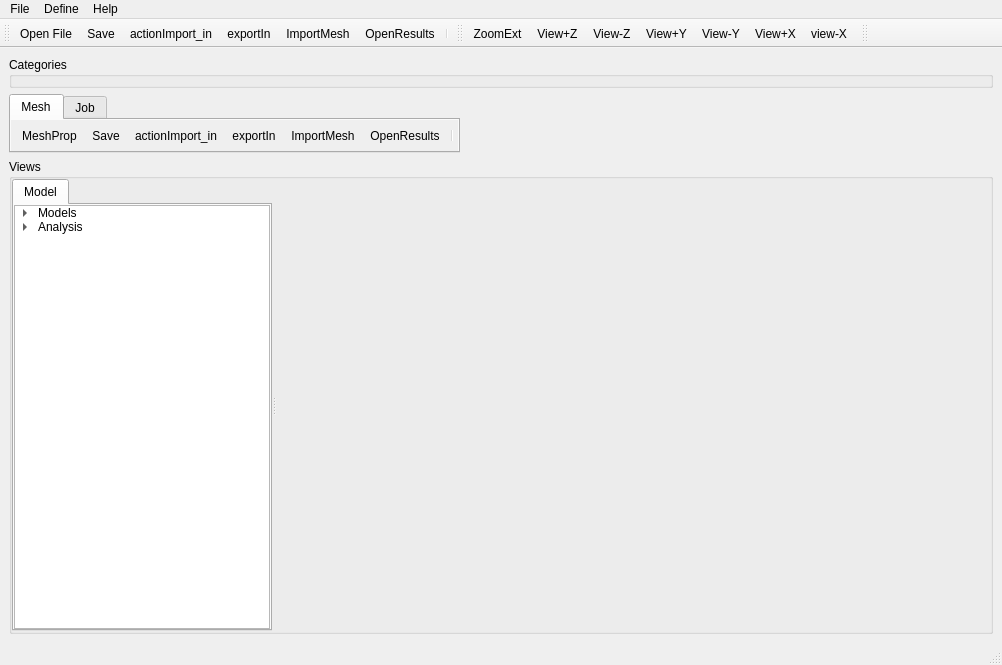
<?xml version="1.0" encoding="UTF-8"?>
<ui version="4.0">
 <class>SimpleView</class>
 <widget class="QMainWindow" name="SimpleView">
  <property name="geometry">
   <rect>
    <x>0</x>
    <y>0</y>
    <width>1002</width>
    <height>665</height>
   </rect>
  </property>
  <property name="palette">
   <palette>
    <active>
     <colorrole role="Light">
      <brush brushstyle="SolidPattern">
       <color alpha="255">
        <red>240</red>
        <green>240</green>
        <blue>240</blue>
       </color>
      </brush>
     </colorrole>
    </active>
    <inactive>
     <colorrole role="Light">
      <brush brushstyle="SolidPattern">
       <color alpha="255">
        <red>240</red>
        <green>240</green>
        <blue>240</blue>
       </color>
      </brush>
     </colorrole>
    </inactive>
    <disabled>
     <colorrole role="Light">
      <brush brushstyle="SolidPattern">
       <color alpha="255">
        <red>240</red>
        <green>240</green>
        <blue>240</blue>
       </color>
      </brush>
     </colorrole>
    </disabled>
   </palette>
  </property>
  <property name="windowTitle">
   <string>FluxSolCAE 0.0.1 64-bit</string>
  </property>
  <property name="windowIcon">
   <iconset resource="Icons/icons.qrc">
    <normaloff>:/Icons/cae.png</normaloff>:/Icons/cae.png</iconset>
  </property>
  <property name="iconSize">
   <size>
    <width>22</width>
    <height>22</height>
   </size>
  </property>
  <widget class="QWidget" name="centralwidget">
   <layout class="QGridLayout" name="gridLayout">
    <item row="1" column="0">
     <widget class="QGroupBox" name="groupBox">
      <property name="title">
       <string>Categories</string>
      </property>
     </widget>
    </item>
    <item row="3" column="0">
     <widget class="QGroupBox" name="groupBoxGraph">
      <property name="sizePolicy">
       <sizepolicy hsizetype="Expanding" vsizetype="Expanding">
        <horstretch>1</horstretch>
        <verstretch>1</verstretch>
       </sizepolicy>
      </property>
      <property name="title">
       <string>Views</string>
      </property>
      <layout class="QVBoxLayout">
       <property name="spacing">
        <number>0</number>
       </property>
       <property name="leftMargin">
        <number>0</number>
       </property>
       <property name="topMargin">
        <number>0</number>
       </property>
       <property name="rightMargin">
        <number>0</number>
       </property>
       <property name="bottomMargin">
        <number>0</number>
       </property>
       <item>
        <widget class="QSplitter" name="splitter">
         <property name="layoutDirection">
          <enum>Qt::LeftToRight</enum>
         </property>
         <property name="orientation">
          <enum>Qt::Horizontal</enum>
         </property>
         <widget class="QTabWidget" name="tabWidget">
          <property name="currentIndex">
           <number>0</number>
          </property>
          <widget class="QTreeWidget" name="ModelTree">
           <property name="headerHidden">
            <bool>true</bool>
           </property>
           <attribute name="title">
            <string>Model</string>
           </attribute>
           <column>
            <property name="text">
             <string notr="true">2</string>
            </property>
           </column>
           <item>
            <property name="text">
             <string>Models</string>
            </property>
            <item>
             <property name="text">
              <string>Model-1</string>
             </property>
             <item>
              <property name="text">
               <string>Parts</string>
              </property>
              <property name="icon">
               <iconset resource="Icons/icons.qrc">
                <normaloff>:/Icons/parts.png</normaloff>:/Icons/parts.png</iconset>
              </property>
             </item>
             <item>
              <property name="text">
               <string>Materials</string>
              </property>
              <property name="icon">
               <iconset resource="Icons/icons.qrc">
                <normaloff>:/Icons/Materials.png</normaloff>:/Icons/Materials.png</iconset>
              </property>
             </item>
             <item>
              <property name="text">
               <string>BCs</string>
              </property>
             </item>
            </item>
           </item>
           <item>
            <property name="text">
             <string>Analysis</string>
            </property>
            <item>
             <property name="text">
              <string>Jobs</string>
             </property>
             <property name="icon">
              <iconset resource="Icons/icons.qrc">
               <normaloff>:/Icons/Job.png</normaloff>:/Icons/Job.png</iconset>
             </property>
            </item>
           </item>
          </widget>
         </widget>
         <widget class="QVTKWidget" name="qvtkWidget" native="true">
          <property name="sizePolicy">
           <sizepolicy hsizetype="Expanding" vsizetype="Expanding">
            <horstretch>1</horstretch>
            <verstretch>1</verstretch>
           </sizepolicy>
          </property>
          <property name="minimumSize">
           <size>
            <width>300</width>
            <height>300</height>
           </size>
          </property>
         </widget>
        </widget>
       </item>
      </layout>
     </widget>
    </item>
    <item row="2" column="0">
     <widget class="QTabWidget" name="tabWidget_2">
      <property name="sizePolicy">
       <sizepolicy hsizetype="Fixed" vsizetype="Expanding">
        <horstretch>0</horstretch>
        <verstretch>0</verstretch>
       </sizepolicy>
      </property>
      <property name="baseSize">
       <size>
        <width>6</width>
        <height>14</height>
       </size>
      </property>
      <property name="palette">
       <palette>
        <active>
         <colorrole role="Light">
          <brush brushstyle="SolidPattern">
           <color alpha="255">
            <red>240</red>
            <green>240</green>
            <blue>240</blue>
           </color>
          </brush>
         </colorrole>
         <colorrole role="BrightText">
          <brush brushstyle="SolidPattern">
           <color alpha="255">
            <red>240</red>
            <green>240</green>
            <blue>240</blue>
           </color>
          </brush>
         </colorrole>
         <colorrole role="Base">
          <brush brushstyle="SolidPattern">
           <color alpha="255">
            <red>240</red>
            <green>240</green>
            <blue>240</blue>
           </color>
          </brush>
         </colorrole>
         <colorrole role="HighlightedText">
          <brush brushstyle="SolidPattern">
           <color alpha="255">
            <red>240</red>
            <green>240</green>
            <blue>240</blue>
           </color>
          </brush>
         </colorrole>
         <colorrole role="AlternateBase">
          <brush brushstyle="SolidPattern">
           <color alpha="255">
            <red>240</red>
            <green>240</green>
            <blue>240</blue>
           </color>
          </brush>
         </colorrole>
         <colorrole role="NoRole">
          <brush brushstyle="SolidPattern">
           <color alpha="255">
            <red>239</red>
            <green>239</green>
            <blue>239</blue>
           </color>
          </brush>
         </colorrole>
        </active>
        <inactive>
         <colorrole role="Light">
          <brush brushstyle="SolidPattern">
           <color alpha="255">
            <red>240</red>
            <green>240</green>
            <blue>240</blue>
           </color>
          </brush>
         </colorrole>
         <colorrole role="BrightText">
          <brush brushstyle="SolidPattern">
           <color alpha="255">
            <red>240</red>
            <green>240</green>
            <blue>240</blue>
           </color>
          </brush>
         </colorrole>
         <colorrole role="Base">
          <brush brushstyle="SolidPattern">
           <color alpha="255">
            <red>240</red>
            <green>240</green>
            <blue>240</blue>
           </color>
          </brush>
         </colorrole>
         <colorrole role="HighlightedText">
          <brush brushstyle="SolidPattern">
           <color alpha="255">
            <red>240</red>
            <green>240</green>
            <blue>240</blue>
           </color>
          </brush>
         </colorrole>
         <colorrole role="AlternateBase">
          <brush brushstyle="SolidPattern">
           <color alpha="255">
            <red>240</red>
            <green>240</green>
            <blue>240</blue>
           </color>
          </brush>
         </colorrole>
         <colorrole role="NoRole">
          <brush brushstyle="SolidPattern">
           <color alpha="255">
            <red>239</red>
            <green>239</green>
            <blue>239</blue>
           </color>
          </brush>
         </colorrole>
        </inactive>
        <disabled>
         <colorrole role="Light">
          <brush brushstyle="SolidPattern">
           <color alpha="255">
            <red>240</red>
            <green>240</green>
            <blue>240</blue>
           </color>
          </brush>
         </colorrole>
         <colorrole role="BrightText">
          <brush brushstyle="SolidPattern">
           <color alpha="255">
            <red>240</red>
            <green>240</green>
            <blue>240</blue>
           </color>
          </brush>
         </colorrole>
         <colorrole role="Base">
          <brush brushstyle="SolidPattern">
           <color alpha="255">
            <red>240</red>
            <green>240</green>
            <blue>240</blue>
           </color>
          </brush>
         </colorrole>
         <colorrole role="HighlightedText">
          <brush brushstyle="SolidPattern">
           <color alpha="255">
            <red>240</red>
            <green>240</green>
            <blue>240</blue>
           </color>
          </brush>
         </colorrole>
         <colorrole role="AlternateBase">
          <brush brushstyle="SolidPattern">
           <color alpha="255">
            <red>240</red>
            <green>240</green>
            <blue>240</blue>
           </color>
          </brush>
         </colorrole>
         <colorrole role="NoRole">
          <brush brushstyle="SolidPattern">
           <color alpha="255">
            <red>239</red>
            <green>239</green>
            <blue>239</blue>
           </color>
          </brush>
         </colorrole>
        </disabled>
       </palette>
      </property>
      <property name="focusPolicy">
       <enum>Qt::TabFocus</enum>
      </property>
      <property name="autoFillBackground">
       <bool>true</bool>
      </property>
      <property name="currentIndex">
       <number>0</number>
      </property>
      <property name="usesScrollButtons">
       <bool>false</bool>
      </property>
      <property name="tabsClosable">
       <bool>false</bool>
      </property>
      <widget class="QToolBar" name="toolBar_2">
       <property name="sizePolicy">
        <sizepolicy hsizetype="Fixed" vsizetype="Fixed">
         <horstretch>0</horstretch>
         <verstretch>0</verstretch>
        </sizepolicy>
       </property>
       <property name="palette">
        <palette>
         <active>
          <colorrole role="Light">
           <brush brushstyle="SolidPattern">
            <color alpha="255">
             <red>240</red>
             <green>240</green>
             <blue>240</blue>
            </color>
           </brush>
          </colorrole>
          <colorrole role="Base">
           <brush brushstyle="SolidPattern">
            <color alpha="255">
             <red>240</red>
             <green>240</green>
             <blue>240</blue>
            </color>
           </brush>
          </colorrole>
          <colorrole role="NoRole">
           <brush brushstyle="SolidPattern">
            <color alpha="255">
             <red>240</red>
             <green>240</green>
             <blue>240</blue>
            </color>
           </brush>
          </colorrole>
         </active>
         <inactive>
          <colorrole role="Light">
           <brush brushstyle="SolidPattern">
            <color alpha="255">
             <red>240</red>
             <green>240</green>
             <blue>240</blue>
            </color>
           </brush>
          </colorrole>
          <colorrole role="Base">
           <brush brushstyle="SolidPattern">
            <color alpha="255">
             <red>240</red>
             <green>240</green>
             <blue>240</blue>
            </color>
           </brush>
          </colorrole>
          <colorrole role="NoRole">
           <brush brushstyle="SolidPattern">
            <color alpha="255">
             <red>240</red>
             <green>240</green>
             <blue>240</blue>
            </color>
           </brush>
          </colorrole>
         </inactive>
         <disabled>
          <colorrole role="Light">
           <brush brushstyle="SolidPattern">
            <color alpha="255">
             <red>240</red>
             <green>240</green>
             <blue>240</blue>
            </color>
           </brush>
          </colorrole>
          <colorrole role="Base">
           <brush brushstyle="SolidPattern">
            <color alpha="255">
             <red>240</red>
             <green>240</green>
             <blue>240</blue>
            </color>
           </brush>
          </colorrole>
          <colorrole role="NoRole">
           <brush brushstyle="SolidPattern">
            <color alpha="255">
             <red>240</red>
             <green>240</green>
             <blue>240</blue>
            </color>
           </brush>
          </colorrole>
         </disabled>
        </palette>
       </property>
       <property name="acceptDrops">
        <bool>false</bool>
       </property>
       <property name="windowTitle">
        <string>Mesh</string>
       </property>
       <property name="autoFillBackground">
        <bool>true</bool>
       </property>
       <property name="orientation">
        <enum>Qt::Horizontal</enum>
       </property>
       <property name="iconSize">
        <size>
         <width>22</width>
         <height>22</height>
        </size>
       </property>
       <attribute name="icon">
        <iconset resource="Icons/icons.qrc">
         <normaloff>:/Icons/ImportMesh.png</normaloff>:/Icons/ImportMesh.png</iconset>
       </attribute>
       <attribute name="title">
        <string>Mesh</string>
       </attribute>
       <addaction name="actionMeshProp"/>
       <addaction name="actionSave"/>
       <addaction name="actionImport_in"/>
       <addaction name="actionExportIn"/>
       <addaction name="actionImportMesh"/>
       <addaction name="actionOpenResults"/>
       <addaction name="separator"/>
      </widget>
      <widget class="QWidget" name="tab">
       <attribute name="icon">
        <iconset resource="Icons/icons.qrc">
         <normaloff>:/Icons/Job.png</normaloff>:/Icons/Job.png</iconset>
       </attribute>
       <attribute name="title">
        <string>Job</string>
       </attribute>
      </widget>
     </widget>
    </item>
   </layout>
  </widget>
  <widget class="QMenuBar" name="menubar">
   <property name="geometry">
    <rect>
     <x>0</x>
     <y>0</y>
     <width>1002</width>
     <height>21</height>
    </rect>
   </property>
   <widget class="QMenu" name="menuFile">
    <property name="title">
     <string>File</string>
    </property>
    <widget class="QMenu" name="menuImport">
     <property name="title">
      <string>Import...</string>
     </property>
     <widget class="QMenu" name="menuMesh">
      <property name="title">
       <string>Mesh</string>
      </property>
      <addaction name="actionImportCGNSMesh"/>
      <addaction name="actionImportFluentMesh"/>
     </widget>
     <addaction name="menuMesh"/>
     <addaction name="actionImportModel"/>
    </widget>
    <addaction name="actionOpenFile"/>
    <addaction name="menuImport"/>
    <addaction name="actionSave"/>
    <addaction name="separator"/>
    <addaction name="actionExit"/>
   </widget>
   <widget class="QMenu" name="menuHelp">
    <property name="title">
     <string>Help</string>
    </property>
    <addaction name="actionAbout"/>
   </widget>
   <widget class="QMenu" name="menuDefine">
    <property name="title">
     <string>Define</string>
    </property>
    <addaction name="actionUser_Defined_Object"/>
   </widget>
   <addaction name="menuFile"/>
   <addaction name="menuDefine"/>
   <addaction name="menuHelp"/>
  </widget>
  <widget class="QStatusBar" name="statusbar"/>
  <widget class="QToolBar" name="toolBar">
   <property name="autoFillBackground">
    <bool>false</bool>
   </property>
   <property name="orientation">
    <enum>Qt::Horizontal</enum>
   </property>
   <property name="iconSize">
    <size>
     <width>22</width>
     <height>22</height>
    </size>
   </property>
   <attribute name="toolBarArea">
    <enum>TopToolBarArea</enum>
   </attribute>
   <attribute name="toolBarBreak">
    <bool>false</bool>
   </attribute>
   <addaction name="actionOpenFile"/>
   <addaction name="actionSave"/>
   <addaction name="actionImport_in"/>
   <addaction name="actionExportIn"/>
   <addaction name="actionImportMesh"/>
   <addaction name="actionOpenResults"/>
   <addaction name="separator"/>
  </widget>
  <widget class="QToolBar" name="toolBar_View">
   <property name="windowTitle">
    <string>toolBar_2</string>
   </property>
   <attribute name="toolBarArea">
    <enum>TopToolBarArea</enum>
   </attribute>
   <attribute name="toolBarBreak">
    <bool>false</bool>
   </attribute>
   <addaction name="actionZoomExt"/>
   <addaction name="actionView_Z"/>
   <addaction name="actionView_Z_2"/>
   <addaction name="actionView_Y"/>
   <addaction name="actionView_Y_2"/>
   <addaction name="actionView_X"/>
   <addaction name="actionView_X_2"/>
  </widget>
  <widget class="QToolBar" name="toolBar_Results">
   <property name="orientation">
    <enum>Qt::Horizontal</enum>
   </property>
   <property name="iconSize">
    <size>
     <width>22</width>
     <height>22</height>
    </size>
   </property>
   <attribute name="toolBarArea">
    <enum>TopToolBarArea</enum>
   </attribute>
   <attribute name="toolBarBreak">
    <bool>false</bool>
   </attribute>
  </widget>
  <action name="actionExit">
   <property name="text">
    <string>Exit</string>
   </property>
  </action>
  <action name="actionPrint">
   <property name="icon">
    <iconset resource="Icons/icons.qrc">
     <normaloff>:/Icons/print.png</normaloff>:/Icons/print.png</iconset>
   </property>
   <property name="text">
    <string>Print</string>
   </property>
  </action>
  <action name="actionSave">
   <property name="icon">
    <iconset resource="Icons/icons.qrc">
     <normaloff>:/Icons/save.png</normaloff>:/Icons/save.png</iconset>
   </property>
   <property name="text">
    <string>Save</string>
   </property>
  </action>
  <action name="actionAbout">
   <property name="text">
    <string>About</string>
   </property>
  </action>
  <action name="actionZoomExt">
   <property name="icon">
    <iconset resource="Icons/icons.qrc">
     <normaloff>:/Icons/zoomext.png</normaloff>:/Icons/zoomext.png</iconset>
   </property>
   <property name="text">
    <string>ZoomExt</string>
   </property>
  </action>
  <action name="actionOpenFile">
   <property name="enabled">
    <bool>true</bool>
   </property>
   <property name="icon">
    <iconset resource="Icons/icons.qrc">
     <normaloff>:/Icons/fileopen.png</normaloff>:/Icons/fileopen.png</iconset>
   </property>
   <property name="text">
    <string>Open File...</string>
   </property>
  </action>
  <action name="actionView_Z">
   <property name="icon">
    <iconset resource="Icons/icons.qrc">
     <normaloff>:/Icons/view+Z-2.png</normaloff>:/Icons/view+Z-2.png</iconset>
   </property>
   <property name="text">
    <string>View+Z</string>
   </property>
  </action>
  <action name="actionView_Z_2">
   <property name="icon">
    <iconset resource="Icons/icons.qrc">
     <normaloff>:/Icons/view-Z.png</normaloff>:/Icons/view-Z.png</iconset>
   </property>
   <property name="text">
    <string>View-Z</string>
   </property>
  </action>
  <action name="actionView_Y">
   <property name="icon">
    <iconset resource="Icons/icons.qrc">
     <normaloff>:/Icons/view+Y.png</normaloff>:/Icons/view+Y.png</iconset>
   </property>
   <property name="text">
    <string>View+Y</string>
   </property>
  </action>
  <action name="actionView_Y_2">
   <property name="icon">
    <iconset resource="Icons/icons.qrc">
     <normaloff>:/Icons/view-Y.png</normaloff>:/Icons/view-Y.png</iconset>
   </property>
   <property name="text">
    <string>View-Y</string>
   </property>
  </action>
  <action name="actionView_X_2">
   <property name="icon">
    <iconset resource="Icons/icons.qrc">
     <normaloff>:/Icons/view-X.png</normaloff>:/Icons/view-X.png</iconset>
   </property>
   <property name="text">
    <string>view-X</string>
   </property>
   <property name="toolTip">
    <string>View-X</string>
   </property>
  </action>
  <action name="actionView_X">
   <property name="icon">
    <iconset resource="Icons/icons.qrc">
     <normaloff>:/Icons/view+X.png</normaloff>:/Icons/view+X.png</iconset>
   </property>
   <property name="text">
    <string>View+X</string>
   </property>
  </action>
  <action name="actionImportModel">
   <property name="text">
    <string>Model</string>
   </property>
  </action>
  <action name="actionImportFluentMesh">
   <property name="text">
    <string>From Fluent</string>
   </property>
   <property name="toolTip">
    <string>Import Mesh From Fluent</string>
   </property>
  </action>
  <action name="actionImportCGNSMesh">
   <property name="text">
    <string>From CGNS</string>
   </property>
   <property name="toolTip">
    <string>Import Mesh From CGNS</string>
   </property>
  </action>
  <action name="actionUser_Defined_Object">
   <property name="text">
    <string>User Defined Object ...</string>
   </property>
  </action>
  <action name="actionImport_in">
   <property name="icon">
    <iconset resource="Icons/icons.qrc">
     <normaloff>:/Icons/import_in.png</normaloff>:/Icons/import_in.png</iconset>
   </property>
   <property name="text">
    <string>actionImport_in</string>
   </property>
   <property name="toolTip">
    <string>Import Input File</string>
   </property>
  </action>
  <action name="actionExportIn">
   <property name="icon">
    <iconset resource="Icons/icons.qrc">
     <normaloff>:/Icons/save_in.png</normaloff>:/Icons/save_in.png</iconset>
   </property>
   <property name="text">
    <string>exportIn</string>
   </property>
  </action>
  <action name="actionImportMesh">
   <property name="icon">
    <iconset resource="Icons/icons.qrc">
     <normaloff>:/Icons/ImportMesh.png</normaloff>:/Icons/ImportMesh.png</iconset>
   </property>
   <property name="text">
    <string>ImportMesh</string>
   </property>
   <property name="toolTip">
    <string>Import Mesh</string>
   </property>
  </action>
  <action name="actionOpenResults">
   <property name="icon">
    <iconset resource="Icons/icons.qrc">
     <normaloff>:/Icons/OpenResults.png</normaloff>:/Icons/OpenResults.png</iconset>
   </property>
   <property name="text">
    <string>OpenResults</string>
   </property>
   <property name="toolTip">
    <string>Open Results File</string>
   </property>
  </action>
  <action name="actionMeshProp">
   <property name="icon">
    <iconset resource="Icons/icons.qrc">
     <normaloff>:/Icons/meshprop.png</normaloff>:/Icons/meshprop.png</iconset>
   </property>
   <property name="text">
    <string>MeshProp</string>
   </property>
  </action>
 </widget>
 <customwidgets>
  <customwidget>
   <class>QVTKWidget</class>
   <extends>QWidget</extends>
   <header>QVTKWidget.h</header>
  </customwidget>
 </customwidgets>
 <tabstops>
  <tabstop>tabWidget</tabstop>
 </tabstops>
 <resources>
  <include location="Icons/icons.qrc"/>
 </resources>
 <connections/>
</ui>
